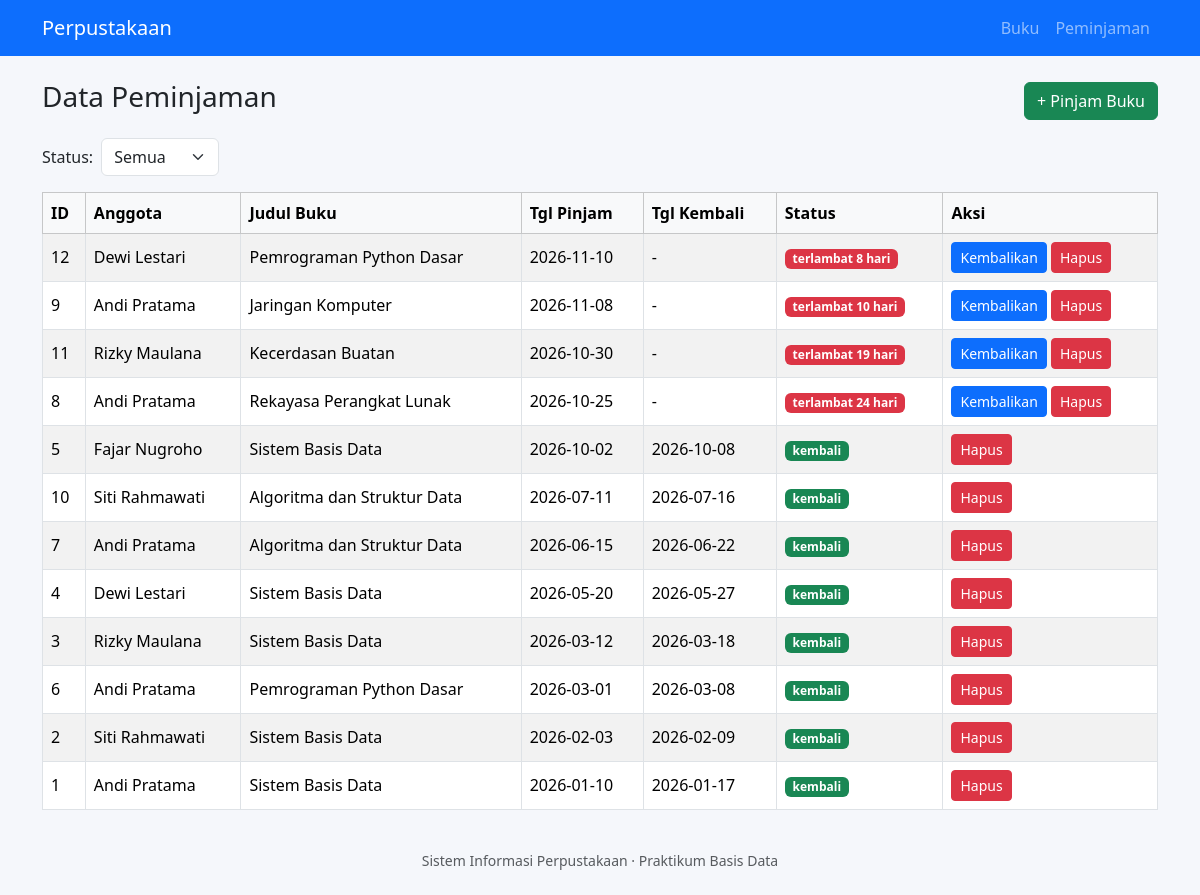
/peminjaman/index.php, run on the app's committed database.
### tables this page shows
CREATE TABLE peminjaman (
    id_pinjam INT AUTO_INCREMENT PRIMARY KEY,
    id_anggota CHAR(4) NOT NULL,
    id_buku CHAR(4) NOT NULL,
    tgl_pinjam DATE NOT NULL,
    tgl_kembali DATE,
    status ENUM('dipinjam','kembali') NOT NULL DEFAULT 'dipinjam',
    FOREIGN KEY (id_anggota) REFERENCES anggota(id_anggota),
    FOREIGN KEY (id_buku) REFERENCES buku(id_buku)
);

CREATE TABLE anggota (
    id_anggota CHAR(4) PRIMARY KEY,
    nama VARCHAR(50) NOT NULL,
    alamat VARCHAR(100),
    tgl_daftar DATE NOT NULL
);

CREATE TABLE buku (
    id_buku CHAR(4) PRIMARY KEY,
    judul VARCHAR(100) NOT NULL,
    pengarang VARCHAR(50) NOT NULL,
    penerbit VARCHAR(50),
    tahun_terbit INT,
    stok INT NOT NULL DEFAULT 0
);

### includes/functions.php (called while the page is built, shortened)
<?php
function e($nilai): string
{
    return htmlspecialchars((string) $nilai, ENT_QUOTES, 'UTF-8');
}

### peminjaman/index.php (the view, shortened to what this page needs)
<?php
require __DIR__ . '/../config/config.php';
require __DIR__ . '/../includes/functions.php';
$sql = "SELECT p.id_pinjam, a.nama, b.judul, p.tgl_pinjam, p.tgl_kembali, p.status,
        CASE WHEN p.status = 'dipinjam'
             THEN GREATEST(DATEDIFF(CURDATE(), p.tgl_pinjam) - 7, 0)
             ELSE 0 END AS hari_terlambat
        FROM peminjaman p
        INNER JOIN anggota a ON a.id_anggota = p.id_anggota
        INNER JOIN buku b ON b.id_buku = p.id_buku";
$params = [];
$sql .= " ORDER BY p.tgl_pinjam DESC, p.id_pinjam DESC";
$stmt = $pdo->prepare($sql);
$stmt->execute($params);
$daftar = $stmt->fetchAll();
require __DIR__ . '/../includes/header.php';
?>
<div class="d-flex justify-content-between align-items-center mb-3">
    <h3>Data Peminjaman</h3>
    <a href="tambah.php" class="btn btn-success">+ Pinjam Buku</a>
</div>
<form method="get" class="mb-3 d-flex gap-2 align-items-center">
    <label for="status">Status:</label>
    <select name="status" id="status" class="form-select w-auto" onchange="this.form.submit()">
        <option value="">Semua</option>
    </select>
</form>
<table class="table table-bordered table-striped">
    <thead class="table-light">
    <tr>
        <th>ID</th><th>Anggota</th><th>Judul Buku</th><th>Tgl Pinjam</th>
        <th>Tgl Kembali</th><th>Status</th><th>Aksi</th>
    </tr>
    </thead>
    <tbody>
    <?php foreach ($daftar as $p): ?>
        <tr>
            <td><?= e($p['id_pinjam']) ?></td>
            <td><?= e($p['nama']) ?></td>
            <td><?= e($p['judul']) ?></td>
            <td><?= e($p['tgl_pinjam']) ?></td>
            <td><?= e($p['tgl_kembali'] ?? '-') ?></td>
            <td>
                <?php if ($p['status'] === 'kembali'): ?>
                    <span class="badge bg-success">kembali</span>
                <?php elseif ($p['hari_terlambat'] > 0): ?>
                    <span class="badge bg-danger">terlambat <?= e($p['hari_terlambat']) ?> hari</span>
                <?php else: ?>
                    <span class="badge bg-warning text-dark">dipinjam</span>
                <?php endif; ?>
            </td>
            <td>
                <?php if ($p['status'] === 'dipinjam'): ?>
                    <form action="kembalikan.php" method="post" class="d-inline">
                        <button class="btn btn-sm btn-primary">Kembalikan</button>
                    </form>
                <?php endif; ?>
                <form action="hapus.php" method="post" class="d-inline"
                      onsubmit="return confirm('Hapus transaksi ini?')">
                    <button class="btn btn-sm btn-danger">Hapus</button>
                </form>
            </td>
        </tr>
    <?php endforeach; ?>
    </tbody>
</table>
<?php require __DIR__ . '/../includes/footer.php'; ?>

### assets/css/style.css (style rules this page uses)
body { background-color: #f5f7fb; }
.table td, .table th { vertical-align: middle; }

### data on the page
peminjaman: id_pinjam "12", id_anggota.nama "Dewi Lestari", id_buku.judul "Pemrograman Python Dasar", tgl_pinjam "2026-11-10", tgl_kembali "-", hari_terlambat "8"
peminjaman: id_pinjam "9", id_anggota.nama "Andi Pratama", id_buku.judul "Jaringan Komputer", tgl_pinjam "2026-11-08", tgl_kembali "-", hari_terlambat "10"
peminjaman: id_pinjam "11", id_anggota.nama "Rizky Maulana", id_buku.judul "Kecerdasan Buatan", tgl_pinjam "2026-10-30", tgl_kembali "-", hari_terlambat "19"
peminjaman: id_pinjam "8", id_anggota.nama "Andi Pratama", id_buku.judul "Rekayasa Perangkat Lunak", tgl_pinjam "2026-10-25", tgl_kembali "-", hari_terlambat "24"
peminjaman: id_pinjam "5", id_anggota.nama "Fajar Nugroho", id_buku.judul "Sistem Basis Data", tgl_pinjam "2026-10-02", tgl_kembali "2026-10-08", status "kembali"
peminjaman: id_pinjam "10", id_anggota.nama "Siti Rahmawati", id_buku.judul "Algoritma dan Struktur Data", tgl_pinjam "2026-07-11", tgl_kembali "2026-07-16", status "kembali"
peminjaman: id_pinjam "7", id_anggota.nama "Andi Pratama", id_buku.judul "Algoritma dan Struktur Data", tgl_pinjam "2026-06-15", tgl_kembali "2026-06-22", status "kembali"
peminjaman: id_pinjam "4", id_anggota.nama "Dewi Lestari", id_buku.judul "Sistem Basis Data", tgl_pinjam "2026-05-20", tgl_kembali "2026-05-27", status "kembali"
peminjaman: id_pinjam "3", id_anggota.nama "Rizky Maulana", id_buku.judul "Sistem Basis Data", tgl_pinjam "2026-03-12", tgl_kembali "2026-03-18", status "kembali"
peminjaman: id_pinjam "6", id_anggota.nama "Andi Pratama", id_buku.judul "Pemrograman Python Dasar", tgl_pinjam "2026-03-01", tgl_kembali "2026-03-08", status "kembali"
peminjaman: id_pinjam "2", id_anggota.nama "Siti Rahmawati", id_buku.judul "Sistem Basis Data", tgl_pinjam "2026-02-03", tgl_kembali "2026-02-09", status "kembali"
peminjaman: id_pinjam "1", id_anggota.nama "Andi Pratama", id_buku.judul "Sistem Basis Data", tgl_pinjam "2026-01-10", tgl_kembali "2026-01-17", status "kembali"
